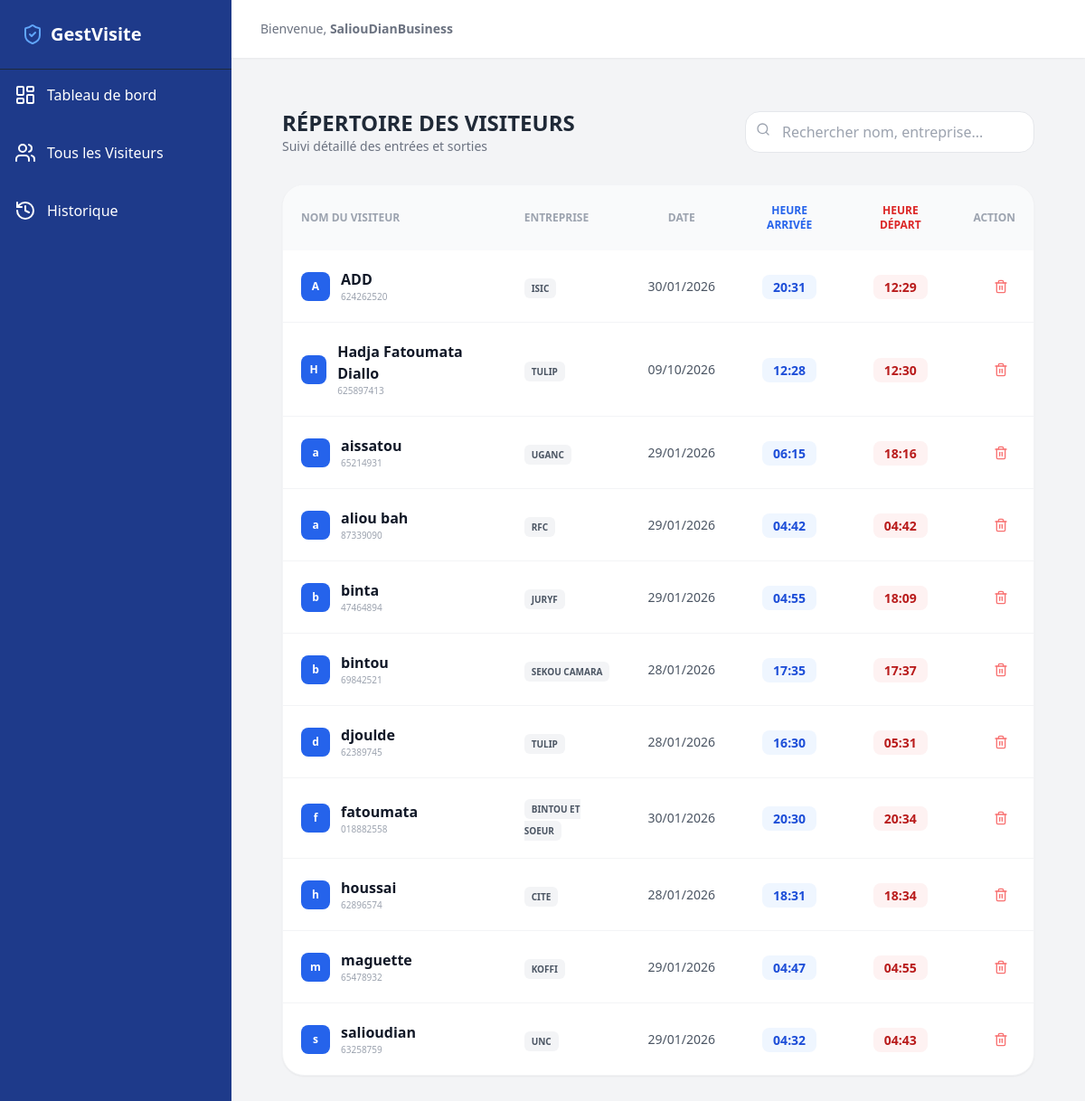
The app's page /visiteurs/ with its own data.
### visite/models.py (models this page shows, shortened)
class Visit(models.Model):
    PURPOSE_CHOICES = [
        ('REUNION', 'Réunion'),
        ('LIVRAISON', 'Livraison'),
        ('MAINTENANCE', 'Maintenance'),
    ]
    STATUS_CHOICES = [
        ('PENDING', 'En attente'),
        ('ONGOING', 'En cours'),
        ('COMPLETED', 'Terminé'),
    ]
    visitor_name = models.CharField(max_length=100)
    company = models.CharField(max_length=100)
    host_person = models.CharField(max_length=100)
    phone_number = models.CharField(max_length=20, default="")
    email = models.EmailField(blank=True, null=True)
    signature = models.TextField(blank=True, null=True)
    purpose = models.CharField(max_length=20, choices=PURPOSE_CHOICES, default='REUNION')
    status = models.CharField(max_length=10, choices=STATUS_CHOICES, default='PENDING')
    arrival_time = models.DateTimeField(default=timezone.now)
    departure_time = models.DateTimeField(null=True, blank=True)

### visite/views.py (the view)
# urls.py: path('visiteurs/', views.liste_visiteurs, name='liste_visiteurs'),
def liste_visiteurs(request):
    query = request.GET.get('search', '')
    visiteurs = Visit.objects.all().order_by('visitor_name')
    if query:
        visiteurs = visiteurs.filter(Q(visitor_name__icontains=query) | Q(company__icontains=query))
    return render(request, 'visite/visiteurs.html', {'visiteurs': visiteurs, 'search': query})

### visite/templates/visite/visiteurs.html (shortened to what this page needs)
{% extends "visite/base.html" %}
{% block content %}
<div class="p-6 max-w-7xl mx-auto">
    <div class="flex flex-col md:flex-row justify-between items-center mb-8 gap-4">
        <div>
            <h1 class="text-2xl font-black text-gray-800 uppercase">Répertoire des Visiteurs</h1>
            <p class="text-sm text-gray-500 font-medium">Suivi détaillé des entrées et sorties</p>
        </div>
        <form method="GET" class="relative w-full md:w-80">
            <input type="text" name="search" value="{{ search }}" placeholder="Rechercher nom, entreprise..."
                   class="w-full pl-10 pr-4 py-2.5 bg-white border border-gray-200 rounded-2xl outline-none focus:ring-2 focus:ring-blue-500 transition">
            <i data-lucide="search" class="absolute left-3 top-3 text-gray-400 w-4 h-4"></i>
        </form>
    </div>
    <div class="bg-white rounded-3xl shadow-sm border border-gray-100 overflow-hidden">
        <table class="w-full text-left">
            <thead class="bg-gray-50 text-gray-400 text-xs font-bold uppercase">
                <tr>
                    <th class="p-5">Nom du Visiteur</th>
                    <th class="p-5">Entreprise</th>
                    <th class="p-5 text-center">Date</th>
                    <th class="p-5 text-center text-blue-600">Heure Arrivée</th>
                    <th class="p-5 text-center text-red-600">Heure Départ</th>
                    <th class="p-5 text-right">Action</th>
                </tr>
            </thead>
            <tbody class="divide-y divide-gray-100">
                {% for v in visiteurs %}
                <tr class="hover:bg-gray-50/50 transition">
                    <td class="p-5 font-bold text-gray-900">
                        <div class="flex items-center gap-3">
                            <div class="w-8 h-8 bg-blue-600 text-white rounded-lg flex items-center justify-center text-xs">
                                {{ v.visitor_name|slice:":1" }}
                            </div>
                            <div>
                                <div>{{ v.visitor_name }}</div>
                                <div class="text-[10px] text-gray-400 font-normal">{{ v.phone_number }}</div>
                            </div>
                        </div>
                    </td>
                    <td class="p-5">
                        <span class="px-2 py-1 bg-gray-100 text-gray-600 text-[10px] font-bold rounded-md uppercase">
                            {{ v.company }}
                        </span>
                    </td>
                    <td class="p-5 text-center text-sm text-gray-600">
                        {{ v.arrival_time|date:"d/m/Y" }}
                    </td>
                    <td class="p-5 text-center">
                        <span class="text-blue-700 font-bold bg-blue-50 px-3 py-1 rounded-lg text-sm">
                            {{ v.arrival_time|date:"H:i" }}
                        </span>
                    </td>
                    <td class="p-5 text-center">
                        {% if v.departure_time %}
                            <span class="text-red-700 font-bold bg-red-50 px-3 py-1 rounded-lg text-sm">
                                {{ v.departure_time|date:"H:i" }}
                            </span>
                        {% else %}
                            <span class="text-gray-400 italic text-xs">En cours...</span>
                        {% endif %}
                    </td>
                    <td class="p-5 text-right">
                        <div class="flex justify-end gap-2">
                            <a href="{% url 'delete_visit' v.id %}" onclick="return confirm('Supprimer ce record ?')" class="p-2 text-red-400 hover:text-red-600 transition">
                                <i data-lucide="trash-2" class="w-4 h-4"></i>
                            </a>
                        </div>
                    </td>
                </tr>
                {% endfor %}
            </tbody>
        </table>
    </div>
</div>
{% endblock %}

### visite/templates/visite/base.html (shortened to what this page needs)
<!DOCTYPE html>
<html lang="fr">
<head>
    <script src="https://cdn.tailwindcss.com"></script>
</head>
<body class="bg-gray-100 font-sans antialiased">
    <div class="flex min-h-screen">
        <aside class="w-64 bg-blue-900 text-white flex-shrink-0 hidden md:flex flex-col">
            <div class="p-6 border-b border-slate-800">
                <h2 class="text-xl font-bold flex items-center gap-2">
                    <i data-lucide="shield-check" class="text-blue-400"></i> GestVisite
                </h2>
            </div>
            <nav class="space-y-2">
    <a href="{% url 'dashboard' %}" class="flex items-center gap-3 p-4 rounded-2xl hover:bg-blue-50 text-light-600 hover:text-blue-600 transition">
        <i data-lucide="layout-dashboard"></i> <span>Tableau de bord</span>
    </a>
    <a href="{% url 'liste_visiteurs' %}" class="flex items-center gap-3 p-4 rounded-2xl hover:bg-blue-50 text-light-600 hover:text-blue-600 transition">
        <i data-lucide="users"></i> <span>Tous les Visiteurs</span>
    </a>
    <a href="{% url 'historique' %}" class="flex items-center gap-3 p-4 rounded-2xl hover:bg-blue-50 text-light-600 hover:text-blue-600 transition">
        <i data-lucide="history"></i> <span>Historique</span>
    </a>
</nav>
        </aside>
        <main class="flex-1 flex flex-col min-w-0">
            <header class="bg-white shadow-sm h-16 flex items-center justify-between px-8">
                <div class="text-sm text-gray-500">
                    Bienvenue, <strong>SaliouDianBusiness</strong>
                </div>
            </header>
            <div class="p-8">
                {% block content %}
                {% endblock %}
            </div>
        </main>
    </div>
</body>
</html>

### records on screen
Visit: visitor_name "A", visitor_name "ADD", phone_number "624262520", company "ISIC", arrival_time "30/01/2026", arrival_time "20:31", departure_time "12:29"
Visit: visitor_name "H", visitor_name "Hadja Fatoumata Diallo", phone_number "625897413", company "TULIP", arrival_time "09/10/2026", arrival_time "12:28", departure_time "12:30"
Visit: visitor_name "a", visitor_name "aissatou", phone_number "65214931", company "UGANC", arrival_time "29/01/2026", arrival_time "06:15", departure_time "18:16"
Visit: visitor_name "a", visitor_name "aliou bah", phone_number "87339090", company "RFC", arrival_time "29/01/2026", arrival_time "04:42", departure_time "04:42"
Visit: visitor_name "b", visitor_name "binta", phone_number "47464894", company "JURYF", arrival_time "29/01/2026", arrival_time "04:55", departure_time "18:09"
Visit: visitor_name "b", visitor_name "bintou", phone_number "69842521", company "SEKOU CAMARA", arrival_time "28/01/2026", arrival_time "17:35", departure_time "17:37"
Visit: visitor_name "d", visitor_name "djoulde", phone_number "62389745", company "TULIP", arrival_time "28/01/2026", arrival_time "16:30", departure_time "05:31"
Visit: visitor_name "f", visitor_name "fatoumata", phone_number "018882558", company "BINTOU ET SOEUR", arrival_time "30/01/2026", arrival_time "20:30", departure_time "20:34"
Visit: visitor_name "h", visitor_name "houssai", phone_number "62896574", company "CITE", arrival_time "28/01/2026", arrival_time "18:31", departure_time "18:34"
Visit: visitor_name "m", visitor_name "maguette", phone_number "65478932", company "KOFFI", arrival_time "29/01/2026", arrival_time "04:47", departure_time "04:55"
Visit: visitor_name "s", visitor_name "salioudian", phone_number "63258759", company "UNC", arrival_time "29/01/2026", arrival_time "04:32", departure_time "04:43"
